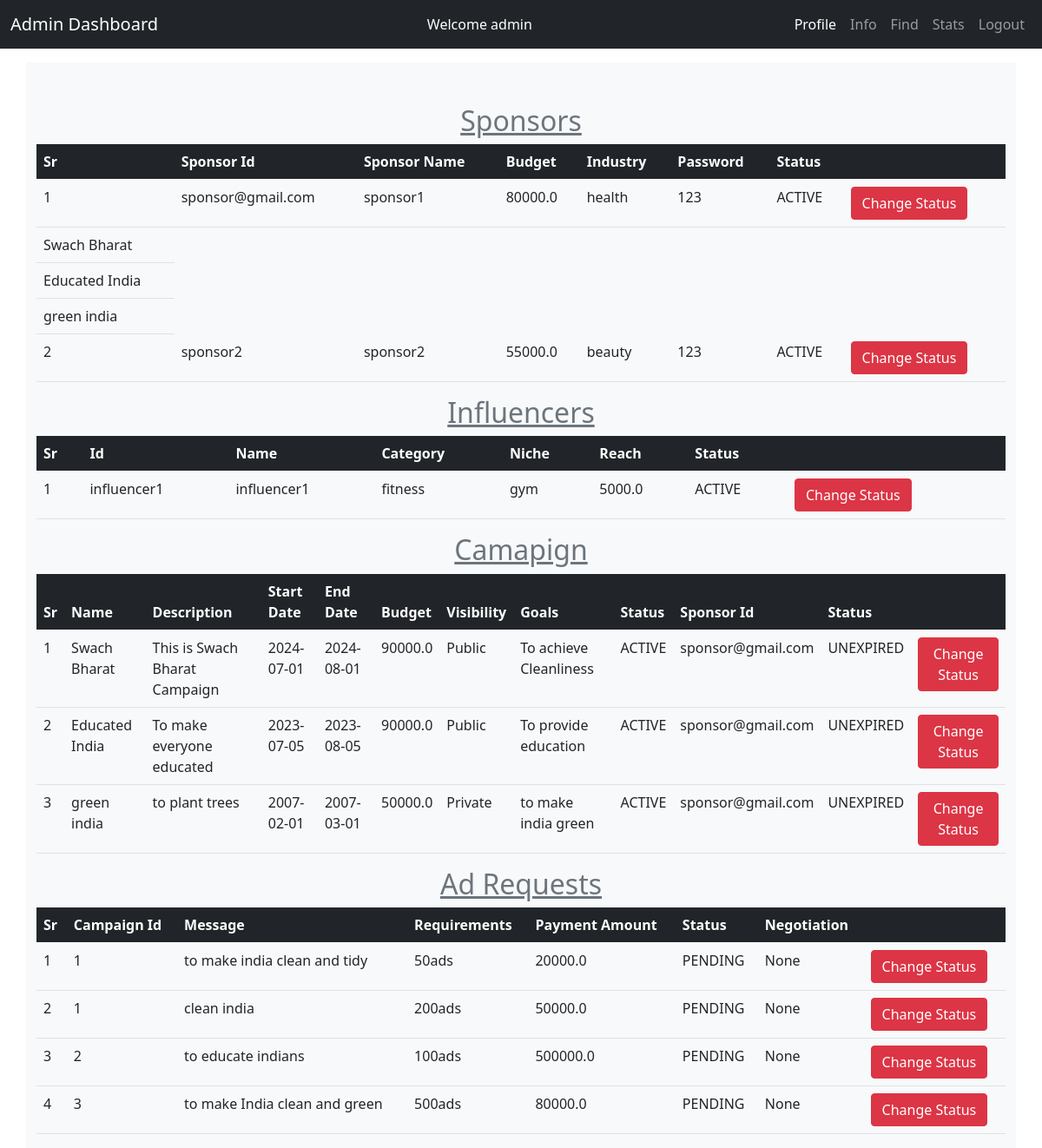
The page /admin/info (signed in) on the database as committed earlier.
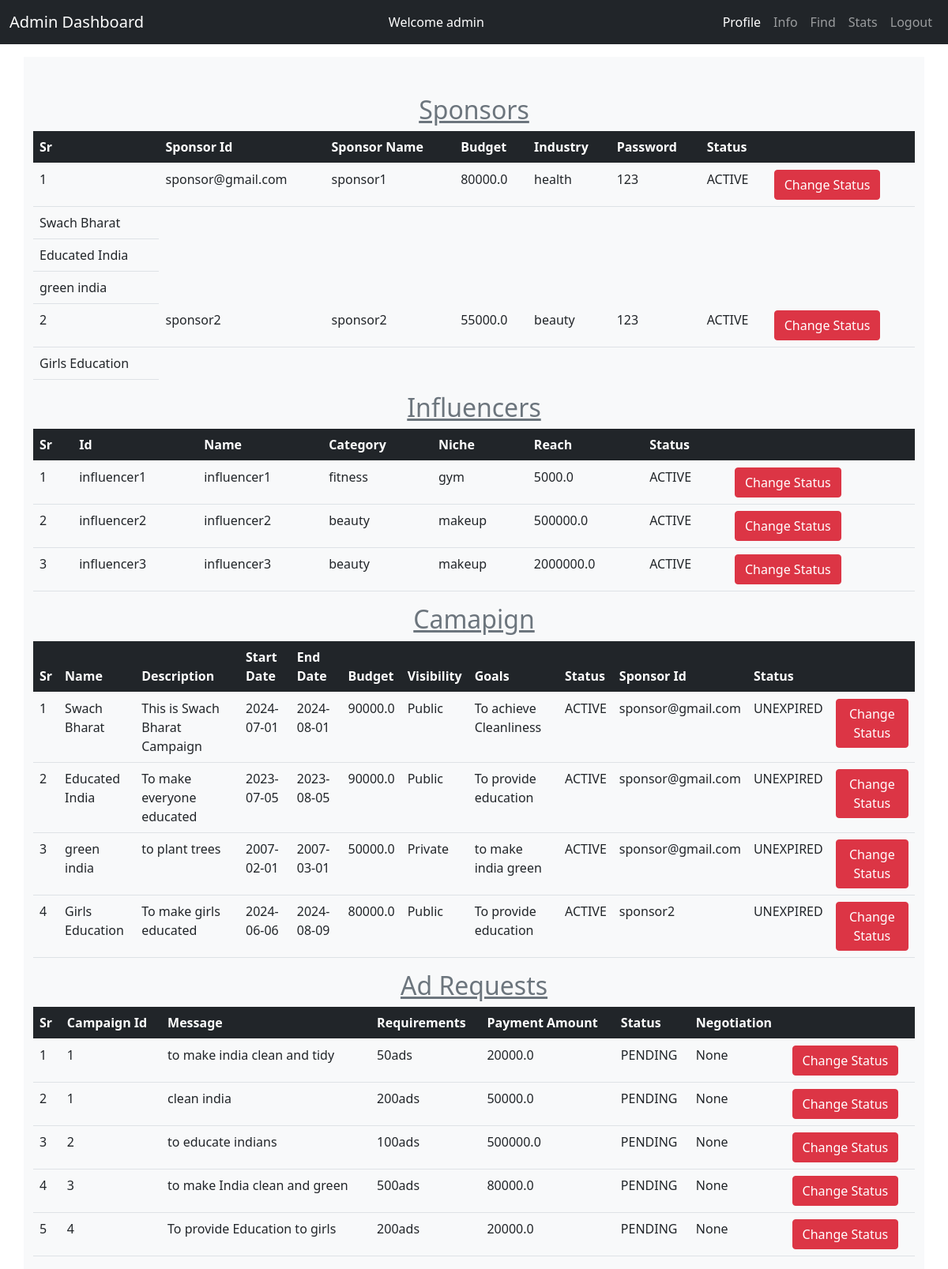
The same page on the database as committed later.
### models/model.py (models this page shows, shortened)
class Sponsor(db.Model):
  __tablename__ = "sponsors"
  id = db.Column(db.Integer, autoincrement=True, primary_key=True)
  sponsor_id = db.Column(db.String(200), nullable=False, unique=True)
  sponsor_name = db.Column(db.String(300), nullable=False)
  sponsor_password = db.Column(db.String(50), nullable=False)
  industry = db.Column(db.String(200), nullable=False)
  budget = db.Column(db.Float, nullable=False)
  status = db.Column(db.String(200), nullable=False)
  campaigns = db.relationship("Campaign", backref="sponsor",lazy=True)
  create_date = db.Column(db.DateTime, default=datetime.now(timezone.utc))

class Campaign(db.Model):
  __tablename__ = 'campaigns'
  campaign_id = db.Column(db.Integer, autoincrement=True, primary_key=True)
  name = db.Column(db.String(200), nullable=False)
  description = db.Column(db.String(200), nullable=False)
  start_date = db.Column(db.String(200), nullable=False)
  end_date = db.Column(db.String(200), nullable=False)
  budget = db.Column(db.Float, nullable=False)
  visibility = db.Column(db.String(200), nullable=False)
  goals = db.Column(db.String(200), nullable=False)
  status = db.Column(db.String(200), nullable=False)#active or inactive
  sponsor_id = db.Column(db.String(200),
                         db.ForeignKey("sponsors.sponsor_id"),
                         nullable=False)
  adrequests=db.relationship("AdRequest", backref="campaign",lazy=True)
  create_date = db.Column(db.DateTime, default=datetime.now(timezone.utc))
  expiry=db.Column(db.String(100),nullable=False)# campaign expiry date

class Influencer(db.Model):
  __tablename__ = "influencers"
  id = db.Column(db.Integer, autoincrement=True, primary_key=True)
  influencer_id = db.Column(db.String(200), nullable=False, unique=True)
  influencer_name = db.Column(db.String(200), nullable=False)
  influencer_password = db.Column(db.String(50), nullable=False)
  category = db.Column(db.String(200), nullable=False)
  niche = db.Column(db.String(200), nullable=False)
  reach = db.Column(db.Float, nullable=False)
  status = db.Column(db.String(200), nullable=False)
  create_date = db.Column(db.DateTime, default=datetime.now(timezone.utc))
  adrequest=db.relationship("AdRequest", backref="influencer",lazy=True)

class AdRequest(db.Model):
  __tablename__ = 'adrequests'
  adrequest_id = db.Column(db.Integer, autoincrement=True, primary_key=True)
  message = db.Column(db.String(200), nullable=False)
  requirements = db.Column(db.String(200), nullable=False)
  payment_amount = db.Column(db.Float, nullable=False)
  status = db.Column(db.String(200), nullable=False)
  campaign_id = db.Column(db.String(200),
                          db.ForeignKey("campaigns.campaign_id"),
                          nullable=False)
  influencer_id = db.Column(db.String(200),
                            db.ForeignKey("influencers.influencer_id"))
  create_date = db.Column(db.DateTime, default=datetime.now(timezone.utc))
  negotiation=db.Column(db.String(400))# negotiation by influencer

### controllers/admin.py (the view)
@app.route('/admin/info')
def admin_info():
  admin_id = session["user_id"]
  sponsors = Sponsor.query.all()
  influencers = Influencer.query.all()
  campaigns = Campaign.query.all()
  adrequests = AdRequest.query.all()
  return render_template('/admin/admin_info.html',
                         admin_id=admin_id,
                         sponsors=sponsors,
                         influencers=influencers,
                         campaigns=campaigns,
                         adrequests=adrequests)

### templates/admin/admin_info.html (shortened to what this page needs)
{% extends '/admin/admin_dashboard.html' %}
{% block content %}
<div class="container ">
<div class="row justify-content-center mt-3">
  <div class="col bg-light ">
  <div class="mt-5 ">
      {% if sponsors %}
       <h2 class='text-secondary text-center'><u>Sponsors</u></h2>
       <table class='table table-responsive'>
          <thead class='bg-dark text-white'>
         <tr>
           <th>Sr</th>
           <th>Sponsor Id</th>
           <th>Sponsor Name</th>
           <th>Budget</th>
           <th>Industry</th>
           <th>Password</th>
           <th>Status</th>
           <th colspan=1></th>
         </tr>
          </thead>
         {% for sponsor in sponsors %}
         <tr>
           <td>{{loop.index}}</td>
           <td>{{ sponsor.sponsor_id }}</td>
         <td>{{ sponsor.sponsor_name }}</td>
           <td>{{ sponsor.budget }}</td>
           <td>{{ sponsor.industry }}</td>
           <td>{{ sponsor.sponsor_password }}</td>
           <td>{{ sponsor.status }}</td>
           <td><a type="button" href='/admin/sponsor/flag/{{sponsor.sponsor_id}}' class="btn btn-danger">Change Status</a></td>
         </tr>
         {% for campaign in sponsor.campaigns %}
         <tr><td>
           {{campaign.name}}
         </td></tr>
         {% endfor %}
         {% endfor %}
       </table>
       {% endif %}
  </div>
  <div>
    {% if influencers %}
       <h2 class='text-secondary text-center'><u>Influencers</u></h2>
       <table class='table table-responsive'>
         <thead class='bg-dark text-white'>
         <tr>
           <th>Sr</th>
           <th>Id</th>
           <th>Name</th>
           <th>Category</th>
           <th>Niche</th>
           <th>Reach</th>
           <th>Status</th>
           <th colspan=1></th>
         </tr>
         </thead>
         {% for influencer in influencers %}
         <tr>
           <td>{{loop.index}}</td>
           <td>{{ influencer.influencer_id }}</td>
         <td>{{ influencer.influencer_name }}</td>
           <td>{{ influencer.category }}</td>
           <td>{{ influencer.niche }}</td>
           <td>{{ influencer.reach }}</td>
           <td>{{influencer.status}}</td>
           <td><a type="button" href='/admin/influencer/flag/{{influencer.influencer_id}}' class="btn btn-danger">Change Status</a></td>
         </tr>
         {% endfor %}
       </table>
       {% endif %}
  </div>
  <div>
    {% if campaigns %}
     <h2 class='text-secondary text-center'><u>Camapign</u></h2>
     <table class='table table-responsive'>
       <thead class='bg-dark text-white'>
       <tr>
         <th>Sr</th>
         <th>Name</th>
         <th>Description</th>
         <th>Start Date</th>
         <th>End Date</th>
         <th>Budget</th>
         <th>Visibility</th>
         <th>Goals</th>
         <th>Status</th>
         <th>Sponsor Id</th>
         <th>Status</th>
         <th colspan=1></th>
       </tr>
       </thead>
       {% for campaign in campaigns %}
       <tr>
         <td>{{loop.index}}</td>
         <td>{{ campaign.name }}</td>
       <td>{{ campaign.description }}</td>
         <td>{{ campaign.start_date }}</td>
         <td>{{ campaign.end_date }}</td>
         <td>{{ campaign.budget }}</td>
         <td>{{campaign.visibility}}</td>
         <td>{{campaign.goals}}</td>
         <td>{{campaign.status}}</td>
         <td>{{campaign.sponsor_id}}</td>
         <td>{{campaign.expiry}}</td>
         <td><a type="button" href='/admin/campaign/flag/{{campaign.campaign_id}}' class="btn btn-danger">Change Status</a></td>
       </tr>
       {% endfor %}
     </table>
     {% endif %}
  </div>
  <div>
    {% if adrequests %}
     <h2 class='text-secondary text-center'><u>Ad Requests</u></h2>
     <table class='table table-responsive'>
       <thead class='bg-dark text-white'>
       <tr>
         <th>Sr</th>
         <th>Campaign Id</th>
         <th>Message</th>
         <th>Requirements</th>
         <th>Payment Amount</th>
         <th>Status</th>
         <th>Negotiation</th>
         <th colspan=1></th>
       </tr></thead>
       {% for adrequest in adrequests %}
       <tr>
         <td>{{loop.index}}</td>
         <td>{{ adrequest.campaign_id  }}</td>
       <td>{{ adrequest.message  }}</td>
         <td>{{ adrequest.requirements   }}</td>
         <td>{{ adrequest.payment_amount  }}</td>
         <td>{{ adrequest.status }}</td>
         <td>{{adrequest.negotiation}}</td>
         <td><a type="button" href='/admin/campaign/flag/{{adrequest.adrequest_id}}' class="btn btn-danger">Change Status</a></td>
       </tr>
       {% endfor %}
     </table>
     {% endif %}
  </div>
  </div>
  </div>
  </div>
{% endblock %}

### templates/admin/admin_dashboard.html (shortened to what this page needs)
<!doctype html>
<html lang="en">
  <head>
    {% block head %}
    <link href="https://cdn.jsdelivr.net/npm/bootstrap@5.0.2/dist/css/bootstrap.min.css" rel="stylesheet">
    {% endblock %}
  </head>
  <body class="bg-white">
    <nav class="navbar navbar-expand-lg navbar-dark bg-dark">
      <div class="container-fluid">
        <a class="navbar-brand" href="/admin/dashboard">Admin Dashboard</a>
        <div class="collapse navbar-collapse" id="navbarSupportedContent">
          <ul class="navbar-nav ms-auto mb-2 mb-lg-0">
            <li class="nav-item">
                <a class="nav-link active" href="/admin/profile">Welcome {{session['user_id']}}</a>
            </li>
          </ul>
          <ul class="navbar-nav ms-auto mb-2 mb-lg-0">
            <li class="nav-item">
              <a class="nav-link active" aria-current="page" href="/admin/profile">Profile</a>
            </li>
            <li class="nav-item">
              <a class="nav-link" href="/admin/info">Info</a>
            </li>
            <li class="nav-item">
              <a class="nav-link" href="/admin/find">Find</a>
            </li>
            <li class="nav-item">
              <a class="nav-link" href="/admin/stats">Stats</a>
            </li>
            <li class="nav-item">
                <a class="nav-link" href="/logout">Logout</a>
            </li>
          </ul>
        </div>
      </div>
    </nav>
    {% block content %}{% endblock %}
  </body>
</html>

Rows that differ between the two databases and show on the page:
added Campaign: name "Girls Education", description "To make girls educated", start_date "2024-06-06", end_date "2024-08-09", budget "80000.0", visibility "Public", goals "To provide education", status "ACTIVE", sponsor_id "sponsor2", expiry "UNEXPIRED"
added Influencer: influencer_id "influencer2", influencer_name "influencer2", category "beauty", niche "makeup", reach "500000.0", status "ACTIVE"
added Influencer: influencer_id "influencer3", influencer_name "influencer3", category "beauty", niche "makeup", reach "2000000.0", status "ACTIVE"
added AdRequest: campaign_id "4", message "To provide Education to girls", requirements "200ads", payment_amount "20000.0", status "PENDING", negotiation "None"
